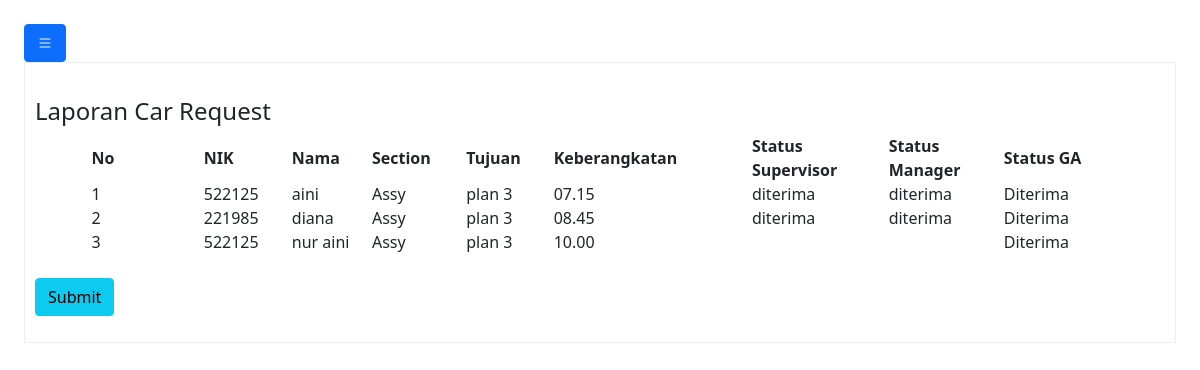
/request_ga.php (signed in), run on the app's committed database.
### tables this page shows
CREATE TABLE `data` (
  `id` int(11) NOT NULL,
  `nik` varchar(200) NOT NULL,
  `nama` varchar(100) NOT NULL,
  `section` varchar(50) NOT NULL,
  `tujuan` varchar(200) NOT NULL,
  `alasan` varchar(1000) NOT NULL,
  `keberangkatan` varchar(200) NOT NULL,
  `status_spv` varchar(100) DEFAULT NULL,
  `status_manager` varchar(100) DEFAULT NULL,
  `status_ga` varchar(100) DEFAULT NULL,
  `security` varchar(100) DEFAULT NULL,
  `notif_supervisor` int(11) NOT NULL DEFAULT 0,
  `notif_manager` int(11) NOT NULL DEFAULT 0,
  `notif_ga` int(11) NOT NULL DEFAULT 0,
  `notif_user` int(11) NOT NULL DEFAULT 0,
  `notif_security` int(11) NOT NULL DEFAULT 0,
  `notif_admin` int(11) NOT NULL DEFAULT 0
);

### request_ga.php (the view, shortened to what this page needs)
<!DOCTYPE html>
<html lang="en">
<head>
  <link rel="stylesheet" href="https://stackpath.bootstrapcdn.com/bootstrap/5.0.0-alpha2/css/bootstrap.min.css" />
  <link rel="stylesheet" href="https://cdn.jsdelivr.net/npm/bootstrap-icons@1.9.1/font/bootstrap-icons.css" />
</head>
<body background="#87CEFA" ;>
  <section class="p-4" id="main-content">
    <button class="btn btn-primary" id="button-toggle">
      <i class="bi bi-list"></i>
    </button>
    <div style="border:1px solid rgb(238,238,238); padding:10px; overflow:auto; width:auto; height:auto;">
      <?php
      include "koneksi.php";
      $query = mysqli_query($koneksi, "SELECT * FROM data");
      ?>
      <form action="proses_ga.php" method="post">
        <table width="90%" border="0" align="center" cellpadding="0" cellspacing="0">
          <tr bgcolor="white"></br>
            <h4>Laporan Car Request</h4>
          <tr>
            <th width="70">No</td>
            <th width="50">NIK</td>
            <th width="50">Nama</td>
            <th width="50">Section</td>
            <th width="50">Tujuan</td>
            <th width="50">Keberangkatan</td>
            <th width="50">Status Supervisor</td>
            <th width="50">Status Manager</td>
            <th width="50">Status GA</td>
          </tr>
          <?php if (mysqli_num_rows($query) > 0) { ?>
            <?php
            $no = 1;
            while ($data = mysqli_fetch_array($query)) {
            ?>
              <tr>
                <td><?php echo $no ?></td>
                <td><?php echo $data["nik"]; ?></td>
                <td><?php echo $data["nama"]; ?></td>
                <td><?php echo $data["section"]; ?></td>
                <td><?php echo $data["tujuan"]; ?></td>
                <td><?php echo $data["keberangkatan"]; ?></td>
                <td><?php echo $data["status_spv"]; ?></td>
                <td><?php echo $data["status_manager"]; ?></td>
                <td>
                  <?php if ($data["status_ga"] == NULL) : ?>
                    <input type="radio" name="status_ga[<?= $data['id'] ?>]" value="Diterima" required>Diterima
                    <input type="radio" name="status_ga[<?= $data['id'] ?>]" value="Ditolak" required>Ditolak
                  <?php else : ?>
                    <?php echo $data["status_ga"]; ?>
                  <?php endif; ?>
                </td>
              </tr>
            <?php $no++;
            } ?>
          <?php } ?>
        </table></br>
        <input type="submit" name="submit" id="submit" class="btn btn-info" value="Submit" />
  </div>
  </section>
</body>
</html>

### request_ga.php (style rules this page uses)
#main-content { transition: 0.4s; }

### data on the page
data: nik "522125", nama "aini", section "Assy", tujuan "plan 3", keberangkatan "07.15", status_spv "diterima", status_manager "diterima", status_ga "Diterima"
data: nik "221985", nama "diana", section "Assy", tujuan "plan 3", keberangkatan "08.45", status_spv "diterima", status_manager "diterima", status_ga "Diterima"
data: nik "522125", nama "nur aini", section "Assy", tujuan "plan 3", keberangkatan "10.00", status_ga "Diterima"
